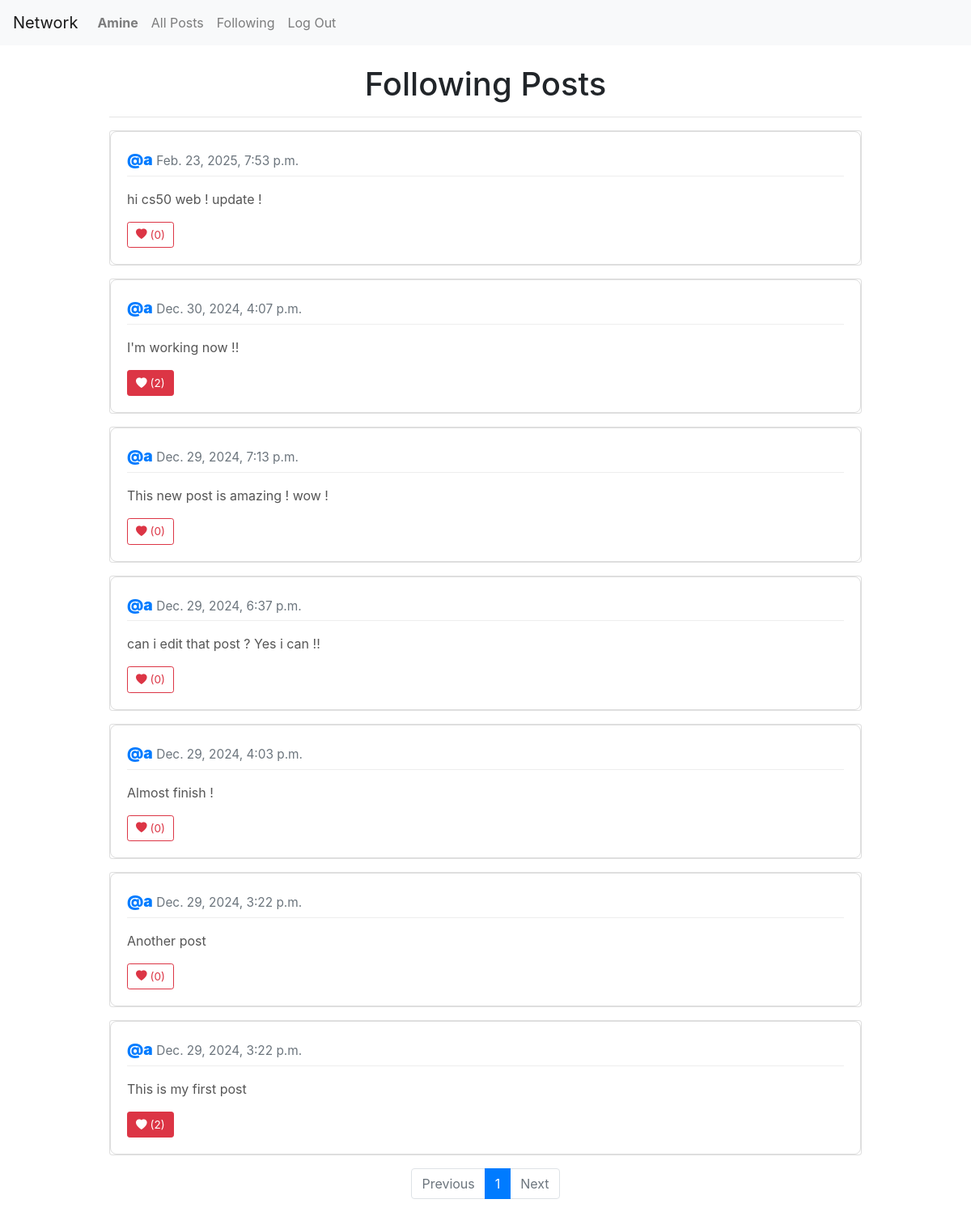
The app's page /following (signed in), older data.
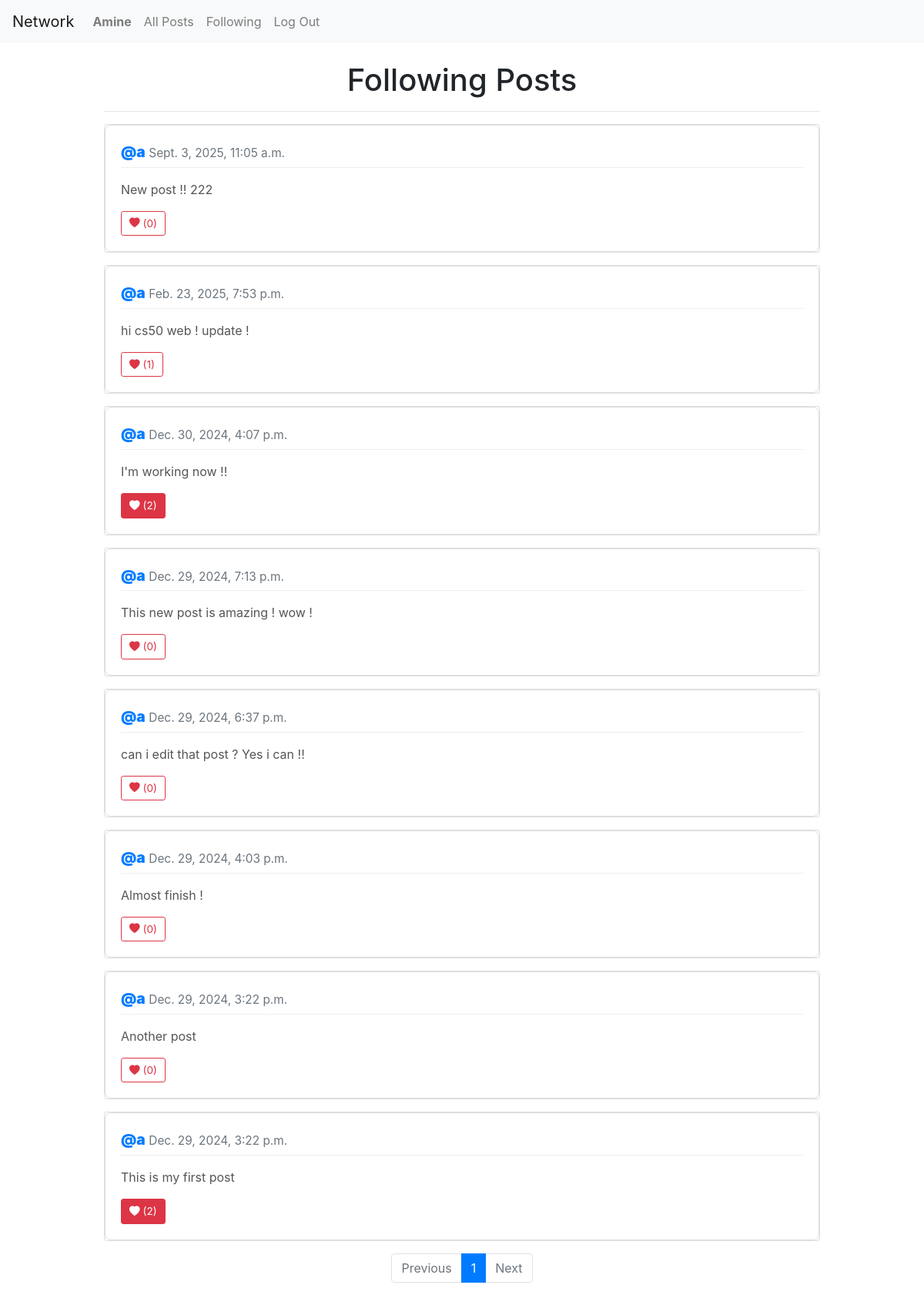
The same page, newer data.
### network/models.py (models this page shows, shortened)
class Post(models.Model):
    user = models.ForeignKey(User, on_delete=models.CASCADE, related_name="posts")
    content = models.TextField()
    created_at = models.DateTimeField(auto_now_add=True)
    likes = models.ManyToManyField(User, related_name="liked_posts", blank=True)

class User(AbstractUser):
    pass

### network/views.py (the view)
# urls.py: path("following", views.following_posts, name="following_posts"),
@login_required
def following_posts(request):
    try:
        followed_users = Follow.objects.filter(follower=request.user).values_list(
            "following", flat=True
        )
        posts = Post.objects.filter(user__in=followed_users).order_by("-created_at")
        paginator = Paginator(posts, 10)
        page_number = request.GET.get("page")
        page_obj = paginator.get_page(page_number or 1)
    except Exception as e:
        return render(
            request,
            "network/error.html",
            {"code": 400, "message": "Error loading following posts, {e}"},
        )
    return render(request, "network/following.html", {"page": page_obj})

### network/templates/network/following.html (shortened to what this page needs)
{% extends "network/layout.html" %}
{% load static %}
{% block body %}
    <div class="container-fluid mt-4" id="container-posts">
        <h1>Following Posts</h1>
        <hr>
        {% include 'network/posts.html' %}
        {% include 'network/pagination.html' %}
    </div>
{% endblock %}

### network/templates/network/posts.html (shortened to what this page needs)
{% load static %}
<div id="all-posts-container">
    <div id="posts-list">
        {% for post in page %}
            <div class="card mb-3">
                <div class="card-body">
                    <div class="post-header d-flex justify-content-between align-items-center">
                        <div>
                            <a href="{% url 'profile' post.user %}"><strong>@{{post.user}}</strong></a>
                            <small class="text-muted">{{post.created_at}}</small>
                        </div>
                    </div>
                    <p class="post-content mt-3">{{post.content}}</p>
                    <div class="post-footer d-flex justify-content-between align-items-center">
                        <button
                            class="btn btn-sm {% if user in post.likes.all %}btn-danger{% else %}btn-outline-danger{% endif %} like-btn"
                            data-id="{{ post.id }}">
                            <i class="bi bi-heart-fill"></i> ({{ post.likes.count }})
                        </button>
                    </div>
                </div>
            </div>
        {% empty %}
            <h3>NO POSTS</h3>
        {% endfor %}
    </div>
</div>

Row changes from the older to the newer data that the page shows:
added Post: user "a", created_at "Sept. 3, 2025, 11:05 a.m.", content "New post !! 222", likes.count "0"
computed for Post "hi cs50 web ! update !": likes.count "0" → "1"
